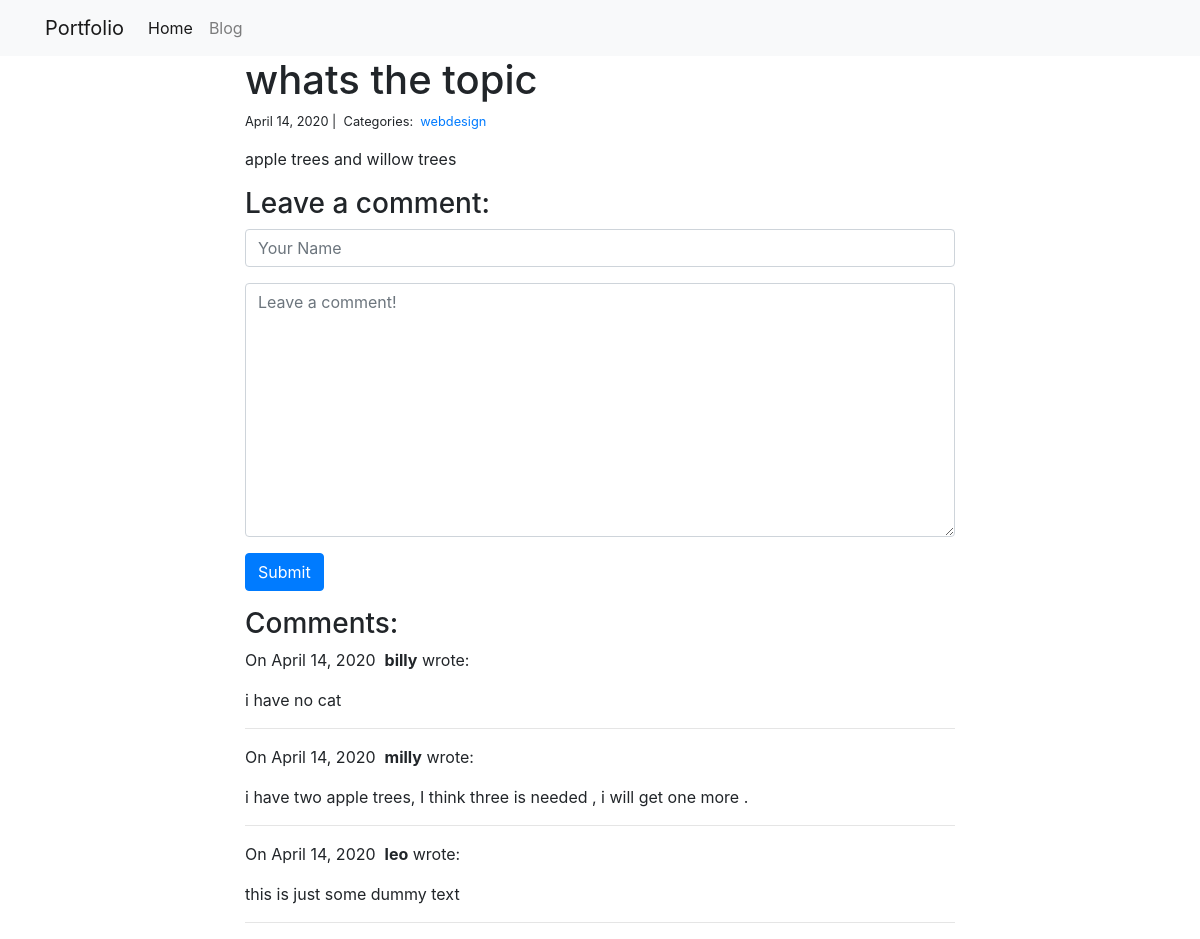
Page /blog/1/ on the committed database.
### blog/models.py (models this page shows)
class Post(models.Model):
    title = models.CharField(max_length=255)
    body = models.TextField()
    created_on = models.DateTimeField(auto_now_add=True)
    last_modified = models.DateTimeField(auto_now=True)
    categories = models.ManyToManyField('Category', related_name='posts')

class Category(models.Model):
    name = models.CharField(max_length=20)

class Comment(models.Model):
    author = models.CharField(max_length=60)
    body = models.TextField()
    created_on = models.DateTimeField(auto_now_add=True)
    post = models.ForeignKey('Post', on_delete=models.CASCADE)

### blog/views.py (the view, shortened to what this page needs)
# urls.py: path("<int:pk>/", views.blog_detail, name="blog_detail"),
def blog_detail(request, pk):
    post = Post.objects.get(pk=pk)
    comments = Comment.objects.filter(post=post)
    form = CommentForm()
    context = {"post": post, "comments": comments, "form": form}
    return render(request, "blog_detail.html", context)

### blog/forms.py
class CommentForm(forms.Form):
    author = forms.CharField(
        max_length=60,
        widget=forms.TextInput(attrs={
            "class": "form-control",
            "placeholder": "Your Name"
        })
    )
    body = forms.CharField(widget=forms.Textarea(
        attrs={
            "class": "form-control",
            "placeholder": "Leave a comment!"
        })
    )

### blog/Templates/blog_detail.html (shortened to what this page needs)
{% extends "base.html" %}
{% block page_content %}
<div class="col-md-8 offset-md-2">
    <h1>{{ post.title }}</h1>
    <small>
        {{ post.created_on.date }} |&nbsp;
        Categories:&nbsp;
        {% for category in post.categories.all %}
        <a href="{% url 'blog_category' category.name %}">
            {{ category.name }}
        </a>&nbsp;
        {% endfor %}
    </small>
    <p>{{ post.body | linebreaks }}</p>
    <h3>Leave a comment:</h3>
    <form action="/blog/{{ post.pk }}/" method="post">
        <div class="form-group">
            {{ form.author }}
        </div>
        <div class="form-group">
            {{ form.body }}
        </div>
        <button type="submit" class="btn btn-primary">Submit</button>
    </form>
    <h3>Comments:</h3>
    {% for comment in comments %}
    <p>
        On {{comment.created_on.date }}&nbsp;
        <b>{{ comment.author }}</b> wrote:
    </p>
    <p>{{ comment.body }}</p>
    <hr>
    {% endfor %}
</div>
{% endblock %}

### personal_portfolio/templates/base.html (shortened to what this page needs)
<link rel="stylesheet" href="https://stackpath.bootstrapcdn.com/bootstrap/4.1.3/css/bootstrap.min.css">
<nav class="navbar navbar-expand-lg navbar-light bg-light">
    <div class="container">
        <a class="navbar-brand" href="{% url 'project_index' %}">Portfolio</a>
        <div class="collapse navbar-collapse" id="navbarSupportedContent">
          <ul class="navbar-nav mr-auto">
            <li class="nav-item active">
              <a class="nav-link" href="{% url 'project_index' %}">Home</a>
            </li>
            <li class="nav-item">
              <a class="nav-link" href="{% url 'blog_index' %}">Blog</a>
            </li>
          </ul>
        </div>
    </div>
</nav>
<div class="container">
    {% block page_content %}{% endblock %}
</div>

### rows in the picture
Post: title "whats the topic", created_on "April 14, 2020", body "apple trees and willow trees"
Category: name "webdesign"
Comment: created_on "April 14, 2020", author "billy", body "i have no cat"
Comment: created_on "April 14, 2020", author "milly", body "i have two apple trees, I think three is needed , i will get one more ."
Comment: created_on "April 14, 2020", author "leo", body "this is just some dummy text"
